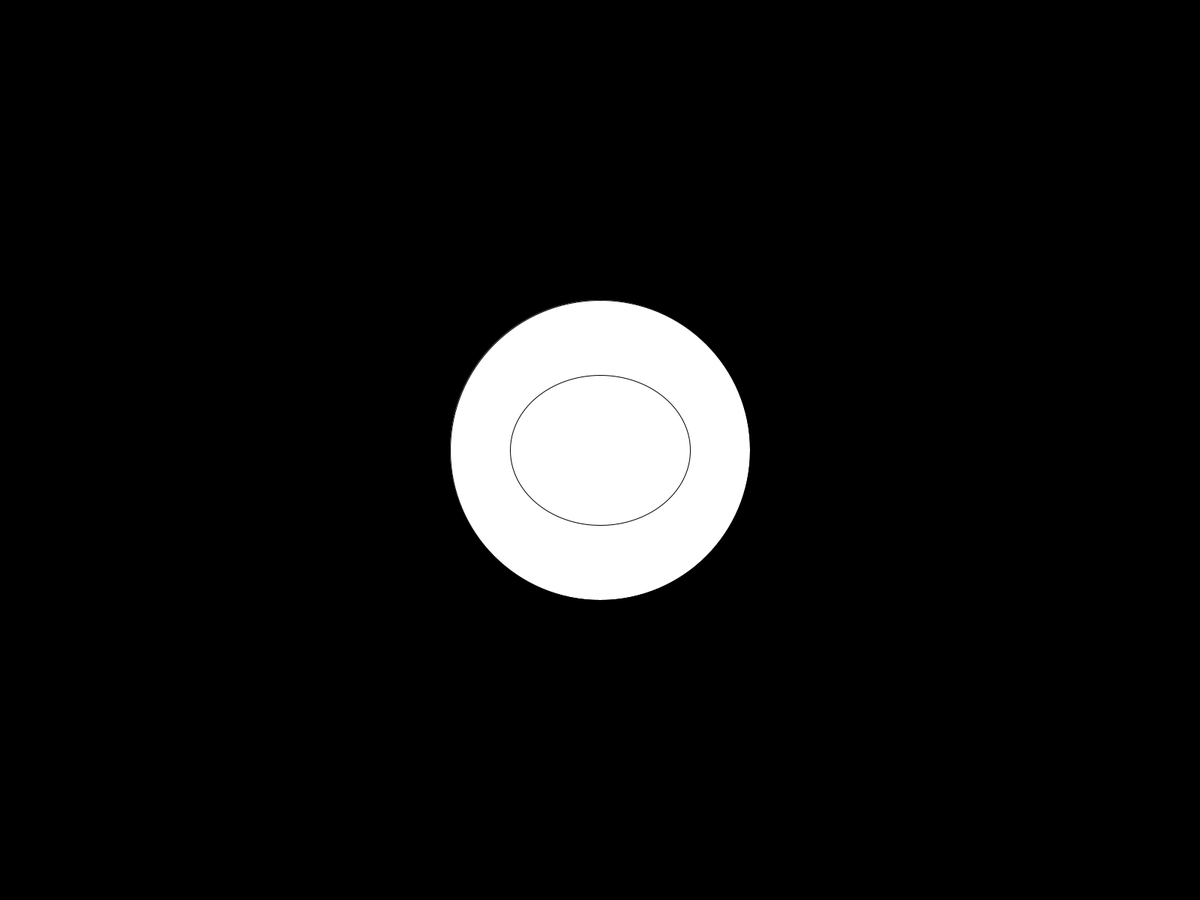
Frame 1 (no input)
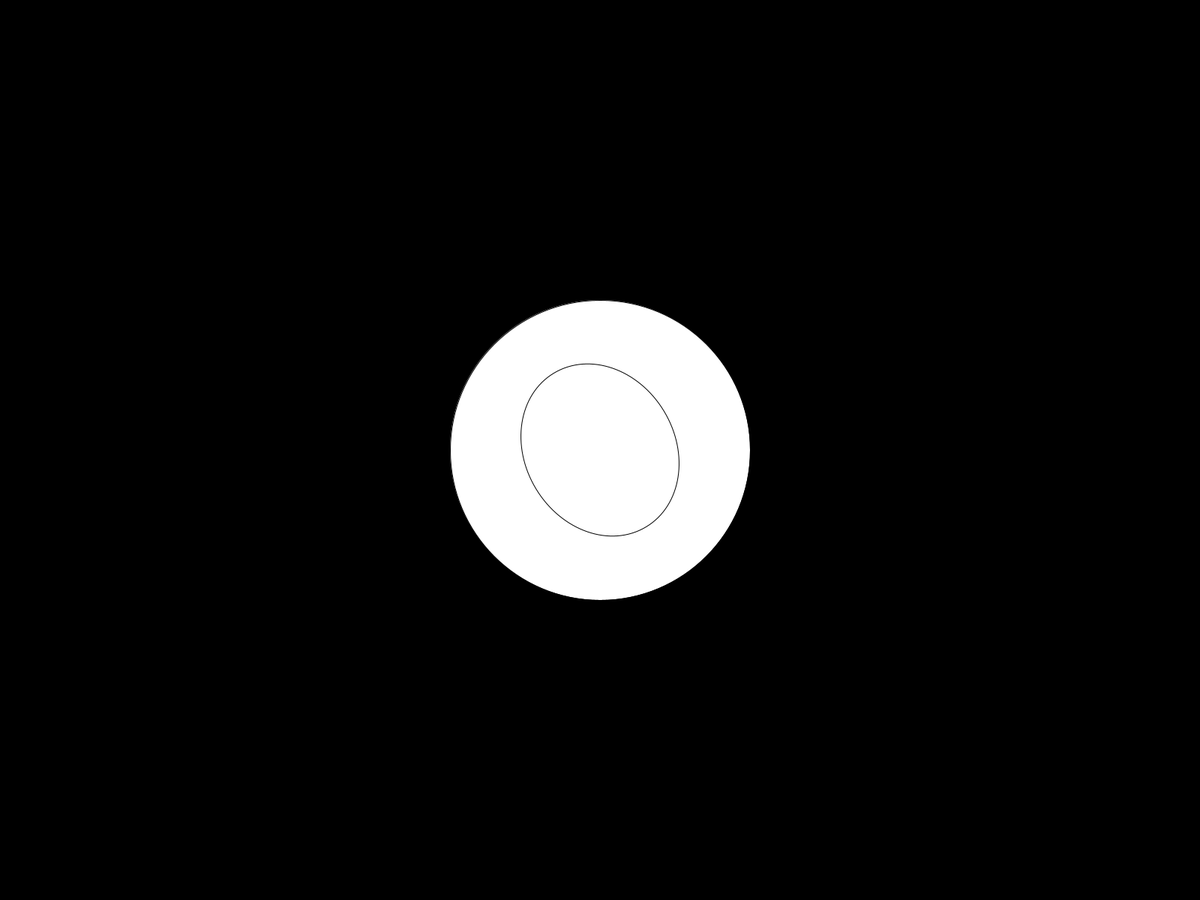
Frame 60 (the mouse pressed at the canvas centre just before this capture)
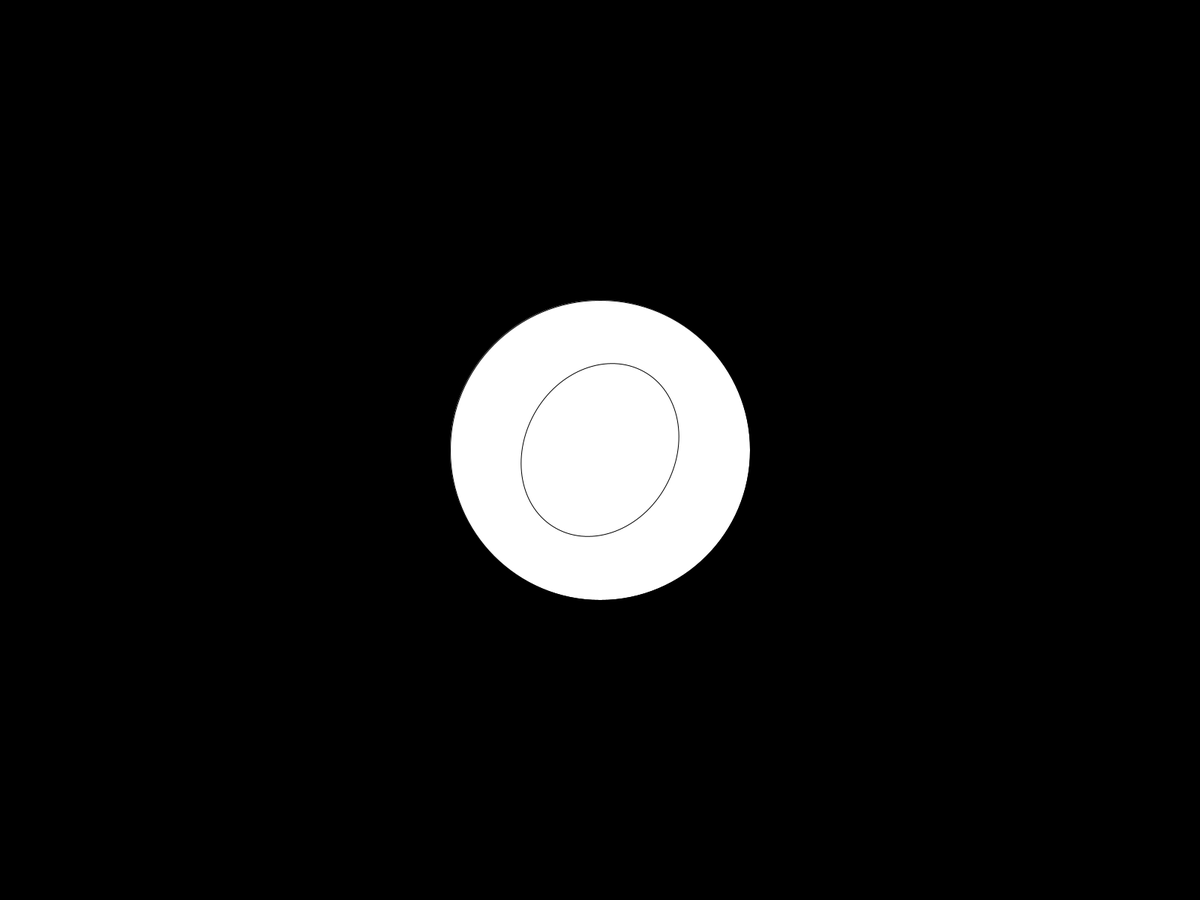
Frame 120 (the mouse held since frame 60 and released just before this capture)

The Processing sketch that drew these frames (run headless with seeded random() and noise(); from frame 60 on, the mouse is pressed at the canvas centre):

// Processing sketch: sketch_240413b_giros
// ── sketch_240413b_giros.pde
// giros de círculos

int y=0; // declaras variable "y"

void setup(){
  fullScreen(); // pantalla completa
  frameRate(60); // cuadros por segundo de la animación
}

void draw(){
  background(0); // fondo negro
  
  ellipseMode(RADIUS); // origen de la elipse es cambiada a radios
  translate(width/2, height/2); // trasladamos el punto de origen del lienzo (xy) a la mitad de la pantalla
  ellipse(0, 0, 200, 200); // elipse fija de 200 x 200, nota que su eje (xy) es 0, 0 pero se traslado a la mitad de la pantalla 
  rotate(radians(y % 360)); // rotamos en radianes del 0 al infinito pero el módulo (%) hace quer al llegar a 360 el resto sea igual a 0 por lo que vuelve a contar
  ellipse(0, 0, 120, 100); // esta elipse es la que rota sobre su centro que fue cambiado a modo de RADIUS
  y = y + 1; // la variable "y" incrementa 1 valor por cada vuelta de draw
}
